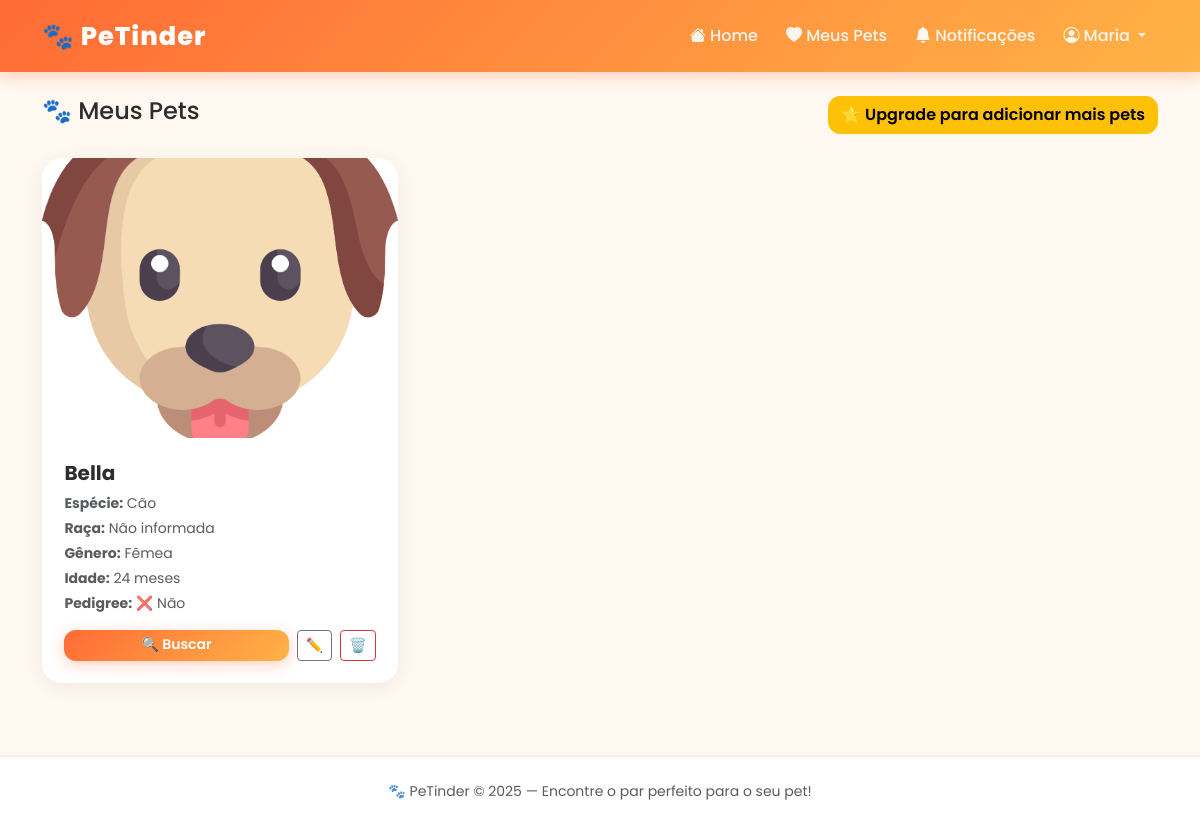
The app's page /meus-pets (signed in), older data.
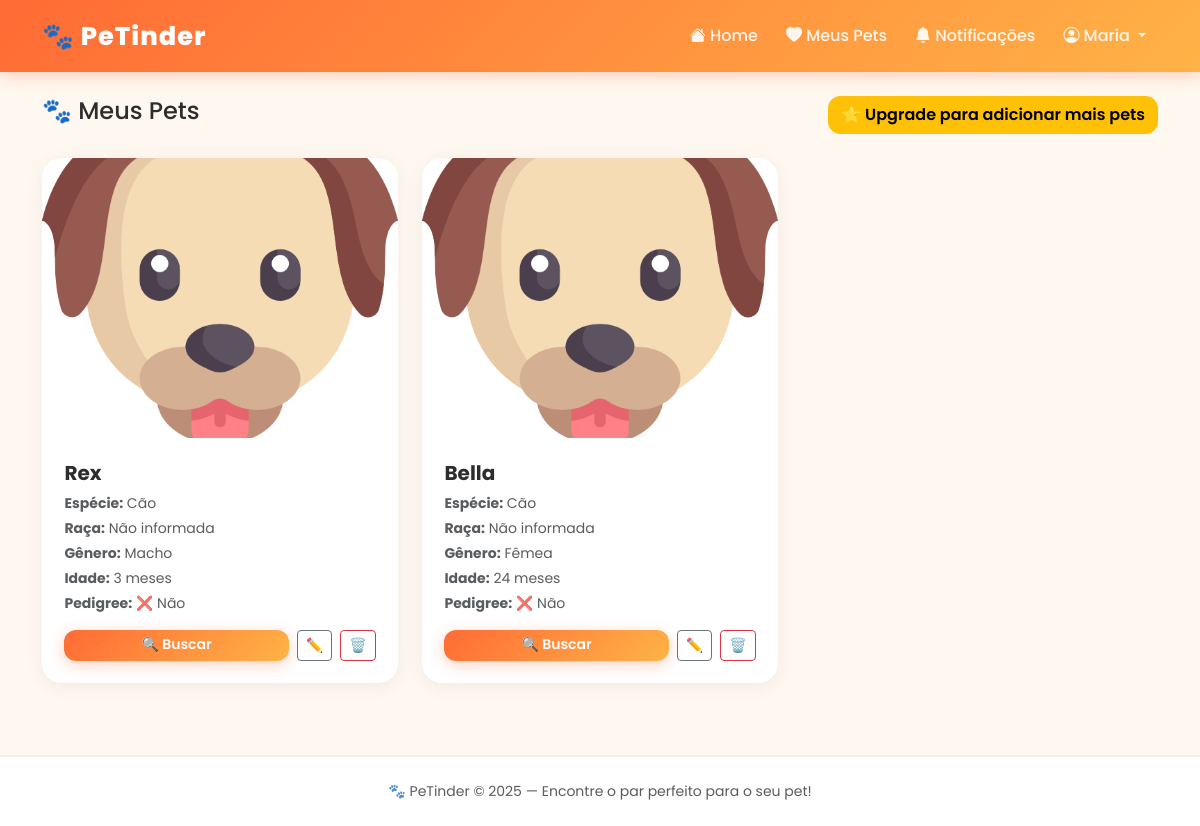
The same page, newer data.
### app/models/usuario.py (models this page shows, shortened)
class Usuario(UserMixin, db.Model):
    __tablename__ = 'usuario' # Diz ao SQL qual a tabela do banco esse modelo representa
    id = db.Column(db.Integer, primary_key=True)
    nome = db.Column(db.String(40), nullable=False)
    email = db.Column(db.String(30), unique=True, nullable=False)
    cpf = db.Column(db.String(11), nullable=False)
    endereco = db.Column(db.String(100))
    id_cidade = db.Column(db.Integer, db.ForeignKey('cidade.id'), nullable=False) # Chave estrangeira
    senha = db.Column(db.String(255), nullable=False)
    plano = db.Column(db.String(10), default='free')
    animais = db.relationship('Animal', backref='dono', lazy=True)
    notificacoes = db.relationship('Notificacao', backref='usuario', lazy=True)
    def pode_adicionar_animal(self): # Regra de negócio: usuário free e premium
        if self.plano == 'premium': # Verifica se o usuário pode cadastrar mais animais baseado no plano dele
            return len(self.animais) < 10 # Se for premium pode até 10
        return len(self.animais) < 1 # Free pode até 1
    @login_manager.user_loader # Avisa o FlaskLogin que essa a função abaixo é responsável por carregar usuários (decorador)
    def load_user(user_id): # Recebe o user_id salvo no cookie do navegador
        return Usuario.query.get(int(user_id)) # Verifica o usuário no banco pelo ID e devolve ele

### app/models/animal.py (models this page shows, shortened)
class Animal(db.Model):
    __tablename__ = 'animal'
    id = db.Column(db.Integer, primary_key=True)
    nome = db.Column(db.String(40), nullable=False)
    idade = db.Column(db.Integer)
    genero = db.Column(db.String(1), nullable=False)
    foto = db.Column(db.String(255))
    pedigree = db.Column(db.Integer, default=0)
    descricao = db.Column(db.Text)
    id_especie = db.Column(db.Integer, db.ForeignKey('especie.id'), nullable=False)
    id_raca = db.Column(db.Integer, db.ForeignKey('raca.id'))
    id_usuario = db.Column(db.Integer, db.ForeignKey('usuario.id'), nullable=False)
    especie = db.relationship('Especie', backref='animais', lazy=True)
    raca = db.relationship('Raca', backref='animais', lazy=True)
    def tem_pedigree(self):
        return self.pedigree == 1
    def get_genero(self):
        if self.genero == 'M':
            return 'Macho'
        return 'Fêmea'
    def get_foto(self):
        if self.foto:
            return f'/static/uploads/{self.foto}'
        return '/static/img/pet-default.png'

### app/models/especie.py (models this page shows, shortened)
class Especie(db.Model):
    __tablename__ = 'especie'
    id = db.Column(db.Integer, primary_key=True)
    nome = db.Column(db.String(20), nullable=False)

### app/routes/pets.py (the view)
@pets.route('/meus-pets')
@login_required
def meus_pets():
    return render_template('meus_pets.html')

### app/templates/meus_pets.html (shortened to what this page needs)
{% extends 'base.html' %}
{% block content %}
<div class="d-flex justify-content-between align-items-center mb-4">
    <h4>🐾 Meus Pets</h4>
    {% if current_user.pode_adicionar_animal() %}
        <a href="{{ url_for('pets.novo_pet') }}" class="btn btn-danger">
            + Adicionar Pet
        </a>
    {% else %}
        <a href="{{ url_for('main.premium') }}" class="btn btn-warning">
            ⭐ Upgrade para adicionar mais pets
        </a>
    {% endif %}
</div>
{% if current_user.animais %}
    <div class="row">
        {% for animal in current_user.animais %}
            <div class="col-md-4 mb-4">
                <div class="card pet-card">
                    <img src="{{ animal.get_foto() }}" alt="{{ animal.nome }}">
                    <div class="card-body">
                        <h5 class="card-title">{{ animal.nome }}</h5>
                        <p class="text-muted small mb-1">
                            <strong>Espécie:</strong> {{ animal.especie.nome }}
                        </p>
                        <p class="text-muted small mb-1">
                            <strong>Raça:</strong>
                            {% if animal.raca %}
                                {{ animal.raca.nome }}
                            {% else %}
                                Não informada
                            {% endif %}
                        </p>
                        <p class="text-muted small mb-1">
                            <strong>Gênero:</strong> {{ animal.get_genero() }}
                        </p>
                        <p class="text-muted small mb-1">
                            <strong>Idade:</strong> {{ animal.idade }} meses
                        </p>
                        <p class="text-muted small mb-2">
                            <strong>Pedigree:</strong>
                            {% if animal.tem_pedigree() %}
                                ✅ Sim
                            {% else %}
                                ❌ Não
                            {% endif %}
                        </p>
                        <div class="d-flex gap-2 mt-3">
                            <a href="{{ url_for('pets.buscar', animal_id=animal.id) }}"
                               class="btn btn-danger btn-sm flex-grow-1">
                                🔍 Buscar
                            </a>
                            <a href="{{ url_for('pets.editar_pet', animal_id=animal.id) }}"
                               class="btn btn-outline-secondary btn-sm">
                                ✏️
                            </a>
                            <a href="{{ url_for('pets.excluir_pet', animal_id=animal.id) }}"
                               class="btn btn-outline-danger btn-sm"
                               onclick="return confirm('Tem certeza que quer remover {{ animal.nome }}?')">
                                🗑️
                            </a>
                        </div>
                    </div>
                </div>
            </div>
        {% endfor %}
    </div>
{% endif %}
{% endblock %}

### app/templates/base.html (shortened to what this page needs)
<!DOCTYPE html>
<html lang="pt-br">
<head>
    <link href="https://cdn.jsdelivr.net/npm/bootstrap@5.3.0/dist/css/bootstrap.min.css" rel="stylesheet">
    <link href="https://cdn.jsdelivr.net/npm/bootstrap-icons@1.10.0/font/bootstrap-icons.css" rel="stylesheet">
    <link rel="stylesheet" href="{{ url_for('static', filename='css/style.css') }}">
</head>
<body>
    <nav class="navbar navbar-expand-lg navbar-dark">
        <div class="container">
            <a class="navbar-brand" href="{{ url_for('main.home') }}">
                🐾 PeTinder
            </a>
            <div class="collapse navbar-collapse" id="navbarNav">
                <ul class="navbar-nav ms-auto align-items-center gap-1">
                    {% if current_user.is_authenticated %}
                        <li class="nav-item">
                            <a class="nav-link" href="{{ url_for('main.home') }}">
                                <i class="bi bi-house-fill"></i> Home
                            </a>
                        </li>
                        <li class="nav-item">
                            <a class="nav-link" href="{{ url_for('pets.meus_pets') }}">
                                <i class="bi bi-heart-fill"></i> Meus Pets
                            </a>
                        </li>
                        <li class="nav-item">
                            <a class="nav-link position-relative" href="{{ url_for('main.notificacoes') }}">
                                <i class="bi bi-bell-fill"></i> Notificações
                                {% set nao_lidas = current_user.notificacoes|selectattr('lida', 'equalto', 0)|list|length %}
                            </a>
                        </li>
                        <li class="nav-item dropdown">
                            <a class="nav-link dropdown-toggle" href="#" data-bs-toggle="dropdown">
                                <i class="bi bi-person-circle"></i> {{ current_user.nome.split()[0] }}
                            </a>
                        </li>
                    {% endif %}
                </ul>
            </div>
        </div>
    </nav>
    <main class="container my-4">
        {% block content %}
        {% endblock %}
    </main>
    <footer class="text-center py-4 mt-5">
        <p class="mb-0 text-muted small">
            🐾 PeTinder &copy; 2025 — Encontre o par perfeito para o seu pet!
        </p>
    </footer>
</body>
</html>

### app/static/css/style.css (style rules this page uses)
:root { --cor-primaria: #FF6B35; --cor-secundaria: #FFB347; --cor-escura: #2D2D2D; --cor-clara: #FFF8F0; --cor-cinza: #6c757d; --sombra: 0 8px 30px rgba(255, 107, 53, 0.15); --sombra-hover: 0 15px 40px rgba(255, 107, 53, 0.3); --borda-radius: 20px; }
body { background-color: var(--cor-clara); font-family: 'Segoe UI', sans-serif; color: var(--cor-escura); }
a { text-decoration: none; }
.navbar { background: linear-gradient(135deg, var(--cor-primaria), var(--cor-secundaria)) !important; box-shadow: 0 4px 15px rgba(255, 107, 53, 0.3); padding: 12px 0; }
.navbar-brand { font-size: 1.6rem; font-weight: 800; letter-spacing: 1px; color: white !important; }
.navbar .nav-link { color: rgba(255,255,255,0.9) !important; font-weight: 500; transition: all 0.2s; border-radius: 10px; padding: 6px 12px !important; }
.pet-card { border: none; border-radius: var(--borda-radius); overflow: hidden; box-shadow: var(--sombra); transition: all 0.3s ease; cursor: pointer; background: white; }
.pet-card img { width: 100%; height: 280px; object-fit: cover; transition: transform 0.3s ease; }
.pet-card .card-body { padding: 1.4rem; }
.btn-danger { background: linear-gradient(135deg, var(--cor-primaria), var(--cor-secundaria)); border: none; border-radius: 12px; font-weight: 600; transition: all 0.2s ease; box-shadow: 0 4px 15px rgba(255, 107, 53, 0.3); }
.btn-warning { border-radius: 12px; font-weight: 600; transition: all 0.2s ease; }
.card { border: none; border-radius: var(--borda-radius); box-shadow: 0 4px 20px rgba(0,0,0,0.06); }
.card-title { font-weight: 700; color: var(--cor-escura); }
footer { background: white !important; border-top: 2px solid #f0f0f0 !important; color: var(--cor-cinza); }

### app/templates/base.html (style rules this page uses)
body { font-family: 'Poppins', sans-serif; }

Row changes from the older to the newer data that the page shows:
added Animal: nome "Rex", especie.nome "Cão", get_genero "Macho", idade "3", pedigree "❌ Não"
